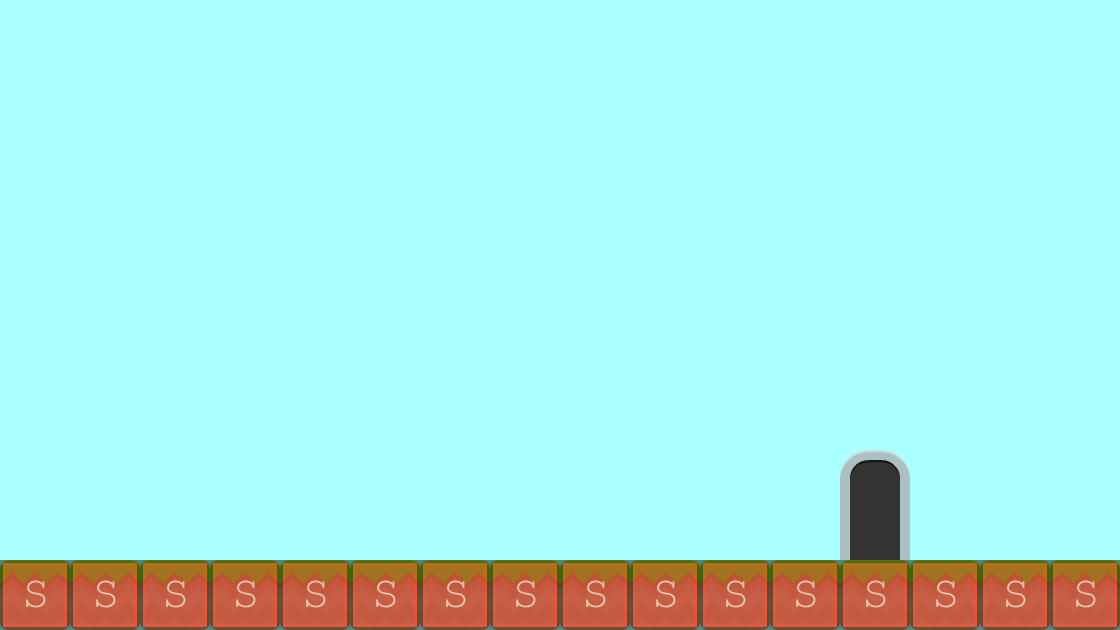

Below is a game level as drawn by its tile map, then a one-line description and the .tmx that defines it (tile-layer data replaced by summaries):
An orthogonal 16x9 tile map with 70x70 px tiles, 2 tile layers (Tile Layer 1, collision), 2 tilesets and 2 objects (levelTrigger).

<map version="1.0" orientation="orthogonal" width="16" height="9" tilewidth="70" tileheight="70" backgroundcolor="#aaffff">
 <tileset firstgid="1" name="background-tiles" tilewidth="70" tileheight="70">
  <image source="../img/background-tiles.png" width="910" height="910" />
 </tileset>
 <tileset firstgid="170" name="solid-tile" tilewidth="70" tileheight="70">
  <image source="../img/solid-tile.png" width="70" height="70" />
  <tile id="0">
   <properties>
    <property name="type" value="solid" />
   </properties>
  </tile>
 </tileset>
 <layer name="Tile Layer 1" width="16" height="9">
  <properties>
   <property name="background" value="" />
  </properties>
  <data>[144 cells, 18 non-empty, 3 distinct tile ids]</data>
 </layer>
 <layer name="collision" width="16" height="9" opacity="0.48">
  <data>[144 cells, 16 non-empty, 1 distinct tile ids]</data>
 </layer>
 <objectgroup name="trigger-entities" width="16" height="9">
  <object x="840" y="560" width="70" />
  <object name="levelTrigger" x="840" y="420" width="70" height="140">
   <properties>
    <property name="level" value="level02" />
   </properties>
  </object>
 </objectgroup>
</map>
